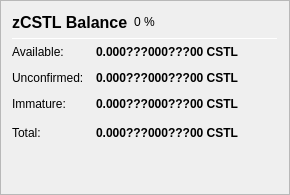
                   <widget class="QFrame" name="frame_ZerocoinBalances">
                    <property name="frameShape">
                     <enum>QFrame::StyledPanel</enum>
                    </property>
                    <property name="frameShadow">
                     <enum>QFrame::Raised</enum>
                    </property>
                    <layout class="QVBoxLayout" name="verticalLayout_7">
                     <item>
                      <layout class="QHBoxLayout" name="horizontalLayout_8" stretch="0,0,0">
                       <item>
                        <widget class="QLabel" name="label_5z_3">
                         <property name="minimumSize">
                          <size>
                           <width>0</width>
                           <height>20</height>
                          </size>
                         </property>
                         <property name="font">
                          <font>
                           <pointsize>12</pointsize>
                           <weight>75</weight>
                           <bold>true</bold>
                          </font>
                         </property>
                         <property name="text">
                          <string>zCSTL Balance</string>
                         </property>
                        </widget>
                       </item>
                       <item>
                        <widget class="QLabel" name="labelzCSTLPercent">
                         <property name="text">
                          <string notr="true">0 %</string>
                         </property>
                        </widget>
                       </item>
                       <item>
                        <spacer name="horizontalSpacer_11">
                         <property name="orientation">
                          <enum>Qt::Horizontal</enum>
                         </property>
                         <property name="sizeHint" stdset="0">
                          <size>
                           <width>40</width>
                           <height>20</height>
                          </size>
                         </property>
                        </spacer>
                       </item>
                      </layout>
                     </item>
                     <item>
                      <widget class="Line" name="line_ZerocoinBalance">
                       <property name="minimumSize">
                        <size>
                         <width>0</width>
                         <height>1</height>
                        </size>
                       </property>
                       <property name="maximumSize">
                        <size>
                         <width>16777215</width>
                         <height>1</height>
                        </size>
                       </property>
                       <property name="orientation">
                        <enum>Qt::Horizontal</enum>
                       </property>
                      </widget>
                     </item>
                     <item>
                      <layout class="QGridLayout" name="gridLayout_5">
                       <property name="spacing">
                        <number>12</number>
                       </property>
                       <item row="1" column="0">
                        <widget class="QLabel" name="labelzBalanceMatureText">
                         <property name="toolTip">
                          <string>Mature: more than 20 confirmation and more than 1 mint of the same denomination after it was minted.
These zCSTL are spendable.</string>
                         </property>
                         <property name="text">
                          <string>Available:</string>
                         </property>
                        </widget>
                       </item>
                       <item row="1" column="1">
                        <widget class="QLabel" name="labelzBalanceMature">
                         <property name="font">
                          <font>
                           <weight>75</weight>
                           <bold>true</bold>
                          </font>
                         </property>
                         <property name="toolTip">
                          <string>Mature: more than 20 confirmation and more than 1 mint of the same denomination after it was minted.
These zCSTL are spendable.</string>
                         </property>
                         <property name="text">
                          <string notr="true">0.000???000???00 CSTL</string>
                         </property>
                         <property name="alignment">
                          <set>Qt::AlignRight|Qt::AlignTrailing|Qt::AlignVCenter</set>
                         </property>
                        </widget>
                       </item>
                       <item row="2" column="0">
                        <widget class="QLabel" name="labelzBalanceUnconfirmedText">
                         <property name="toolTip">
                          <string>Unconfirmed: less than 20 confirmations
Immature: confirmed, but less than 1 mint of the same denomination after it was minted</string>
                         </property>
                         <property name="text">
                          <string>Unconfirmed:</string>
                         </property>
                        </widget>
                       </item>
                       <item row="2" column="1">
                        <widget class="QLabel" name="labelzBalanceUnconfirmed">
                         <property name="font">
                          <font>
                           <weight>75</weight>
                           <bold>true</bold>
                          </font>
                         </property>
                         <property name="toolTip">
                          <string>Unconfirmed: less than 20 confirmations
Immature: confirmed, but less than 1 mint of the same denomination after it was minted</string>
                         </property>
                         <property name="text">
                          <string notr="true">0.000???000???00 CSTL</string>
                         </property>
                         <property name="alignment">
                          <set>Qt::AlignRight|Qt::AlignTrailing|Qt::AlignVCenter</set>
                         </property>
                        </widget>
                       </item>
                       <item row="3" column="0">
                        <widget class="QLabel" name="labelzBalanceImmatureText">
                         <property name="toolTip">
                          <string>Unconfirmed: less than 20 confirmations
Immature: confirmed, but less than 1 mint of the same denomination after it was minted</string>
                         </property>
                         <property name="text">
                          <string>Immature:</string>
                         </property>
                        </widget>
                       </item>
                       <item row="3" column="1">
                        <widget class="QLabel" name="labelzBalanceImmature">
                         <property name="font">
                          <font>
                           <weight>75</weight>
                           <bold>true</bold>
                          </font>
                         </property>
                         <property name="toolTip">
                          <string>Unconfirmed: less than 20 confirmations
Immature: confirmed, but less than 1 mint of the same denomination after it was minted</string>
                         </property>
                         <property name="text">
                          <string notr="true">0.000???000???00 CSTL</string>
                         </property>
                         <property name="alignment">
                          <set>Qt::AlignRight|Qt::AlignTrailing|Qt::AlignVCenter</set>
                         </property>
                        </widget>
                       </item>
                       <item row="4" column="0">
                        <widget class="QLabel" name="labelzBalanceText">
                         <property name="toolTip">
                          <string>Your current zCSTL balance, unconfirmed and immature zCSTL included.</string>
                         </property>
                         <property name="text">
                          <string>Total:</string>
                         </property>
                        </widget>
                       </item>
                       <item row="4" column="1">
                        <widget class="QLabel" name="labelzBalance">
                         <property name="font">
                          <font>
                           <weight>75</weight>
                           <bold>true</bold>
                          </font>
                         </property>
                         <property name="cursor">
                          <cursorShape>IBeamCursor</cursorShape>
                         </property>
                         <property name="toolTip">
                          <string>Your current zCSTL balance, unconfirmed and immature zCSTL included.</string>
                         </property>
                         <property name="text">
                          <string notr="true">0.000???000???00 CSTL</string>
                         </property>
                         <property name="alignment">
                          <set>Qt::AlignRight|Qt::AlignTrailing|Qt::AlignVCenter</set>
                         </property>
                         <property name="textInteractionFlags">
                          <set>Qt::LinksAccessibleByMouse|Qt::TextSelectableByKeyboard|Qt::TextSelectableByMouse</set>
                         </property>
                        </widget>
                       </item>
                       <item row="4" column="2">
                        <spacer name="horizontalSpacer_4">
                         <property name="orientation">
                          <enum>Qt::Horizontal</enum>
                         </property>
                         <property name="sizeHint" stdset="0">
                          <size>
                           <width>40</width>
                           <height>20</height>
                          </size>
                         </property>
                        </spacer>
                       </item>
                      </layout>
                     </item>
                     <item>
                      <spacer name="verticalSpacer_4">
                       <property name="orientation">
                        <enum>Qt::Vertical</enum>
                       </property>
                       <property name="sizeHint" stdset="0">
                        <size>
                         <width>20</width>
                         <height>40</height>
                        </size>
                       </property>
                      </spacer>
                     </item>
                    </layout>
                   </widget>
